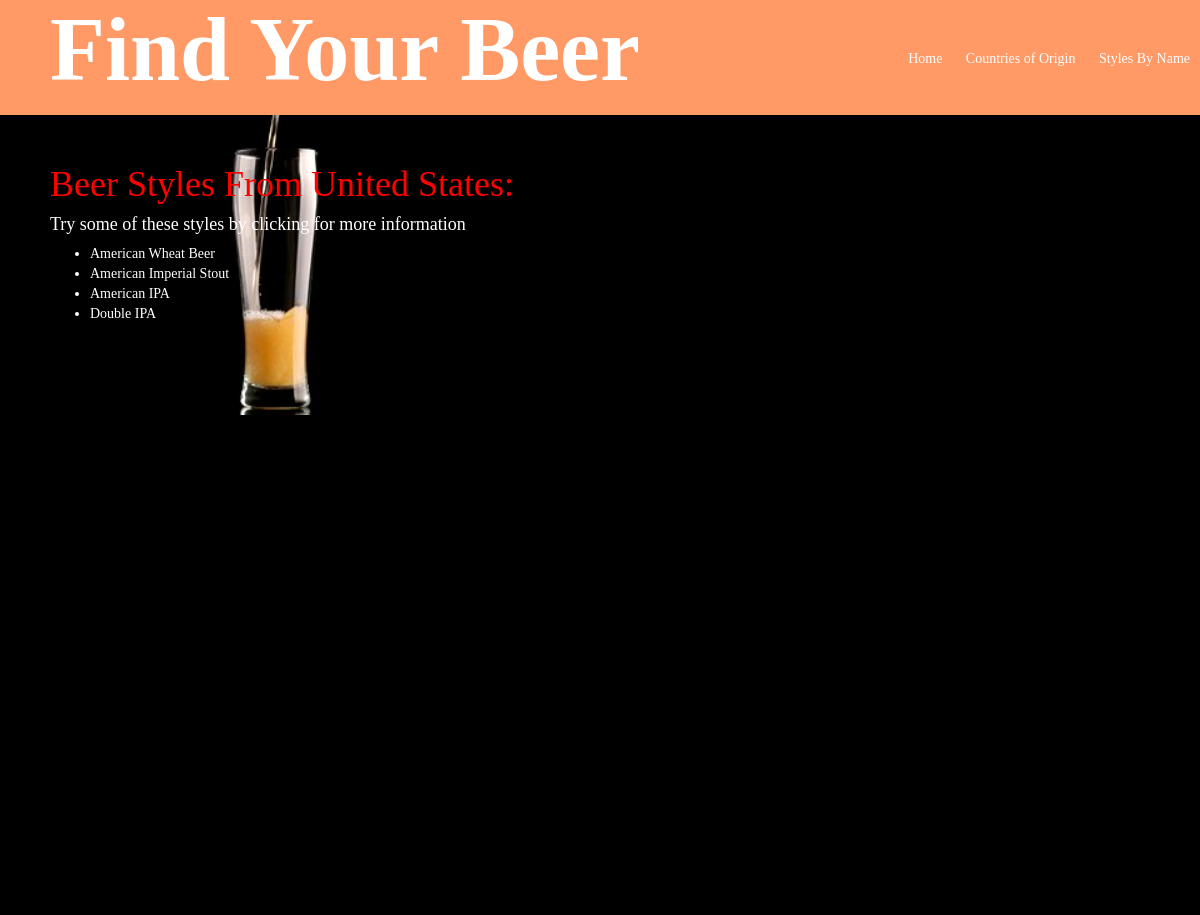
The app's page /styles/country/United States/ with its own data.
### styles/models.py (models this page shows, shortened)
class BeerStyle(models.Model):
    name = models.CharField(max_length=200)
    ibu = models.IntegerField(default=1)
    srm = models.IntegerField(default=1)
    abv = models.DecimalField(max_digits=4, decimal_places=2, default=1)
    country = models.CharField(max_length=200)
    similarity = models.IntegerField(default=400)
    brands = models.CharField(max_length=200)

### styles/views.py (the view)
# urls.py: url(r'^country/(?P<name>.+?)/$', views.bycountry, name='bycountry'),
def bycountry(request, name):
    beer_list = BeerStyle.objects.filter(country=name)
    template = loader.get_template('styles/bycountry.html')
    context = RequestContext(request, {
        'beer_list': beer_list
    })
    if beer_list:
        return HttpResponse(template.render(context))
    else:
        raise Http404

### styles/templates/styles/bycountry.html (shortened to what this page needs)
<body>
	{% include "styles/header.html" %}
	<div class="results">
		<h1>Beer Styles From {{ beer_list.0.country }}:</h1>
		<h4>Try some of these styles by clicking for more information</h4>
		{% if beer_list %}
		<ul>
			{% for beer in beer_list %}
			<li class="link link-results"><a href="{% url 'detail' beer.name %}">{{ beer.name }}</a></li>
			{% endfor %}
		</ul>
		{% else %}
		<p>No Beers Listed</p>
		{% endif %}
	</div>
</body>

### styles/static/styles/stylesheet.css (style rules this page uses)
a { text-decoration: none; color: #fff; }
body { font-family: "PT Serif", serif; }
h1, h2, h4, h5, h6 { color: #ffffff; margin: 0px; }
.input-boxes h2, h4 { margin: 1rem auto; }
.results { background: url("blackbeer.jpg"); background-size: 500px 300px; background-repeat: no-repeat; background-color: 000000; color: fff; padding: 50px; height: 100%; }
.results h1 { color: red; }

### records on screen
BeerStyle: country "United States", name "American Wheat Beer"
BeerStyle: name "American Imperial Stout"
BeerStyle: name "American IPA"
BeerStyle: name "Double IPA"
